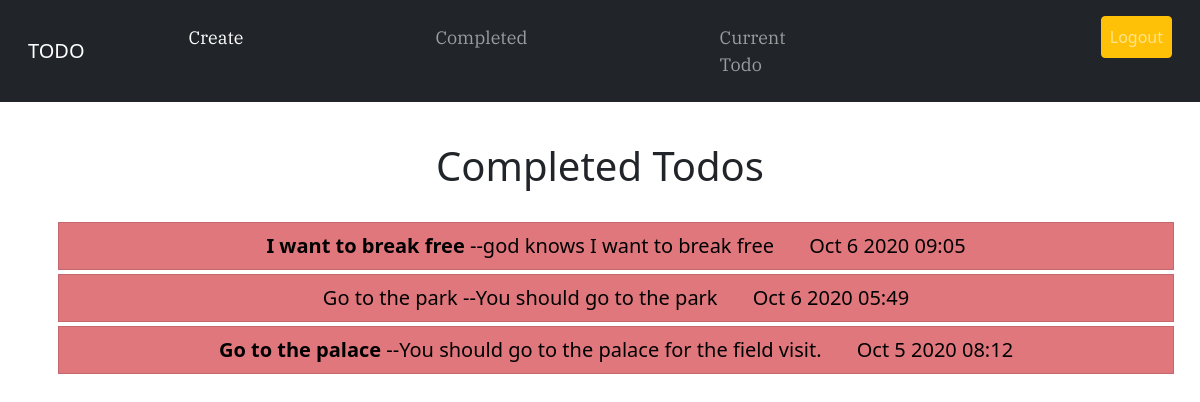
Page /completed/ (signed in) on the committed database.
### todo/models.py (models this page shows, shortened)
class Todoapp(models.Model):
    name = models.CharField(max_length=100)
    memo = models.TextField(max_length= 200, blank = True)
    created_date = models.DateTimeField(auto_now_add=True)
    date_completed = models.DateTimeField(null = True, blank = True)
    important = models.BooleanField(default= False)
    user = models.ForeignKey(User, on_delete = models.CASCADE)

### todo/views.py (the view)
# urls.py: path('completed/', views.completedtodo, name="completedtodo"),
@login_required
def completedtodo(request):
    context = Todoapp.objects.filter( user = request.user, date_completed__isnull = False).order_by('-date_completed')
    return render(request, 'todo/completedtodo.html',{'context':context})

### todo/templates/todo/completedtodo.html
{% extends 'todo/base.html' %}
{% block content %}
<div class="m-2 p-3">
    <h1 class="text-center"> Completed Todos </h1>
</div>
<ul class = "list group">
{% for todo in context %}
<div class = "container">
<li class = " mb-1 text-center list-group-item" style="display: block; background-color:#e0777d;"><a style = "text-decoration: none; color: black; font-size: 20px;" href="{% url 'todoview' todo.id %}">
    {% if todo.important %}<b>{% endif %}{{todo.name}}
        {% if todo.important %}</b>{% endif %}{% if todo.memo %}--{{todo.memo}}{% endif %}&ensp;&ensp;&ensp;
        {{todo.date_completed|date:'M j Y H:i'}}
</a></li>
</div>
{% endfor %}
</ul>
{% endblock %}

### rows in the picture
Todoapp: name "I want to break free", memo "god knows I want to break free", date_completed "Oct 6 2020 09:05"
Todoapp: name "Go to the park", memo "You should go to the park", date_completed "Oct 6 2020 05:49"
Todoapp: name "Go to the palace", memo "You should go to the palace for the field visit.", date_completed "Oct 5 2020 08:12"
